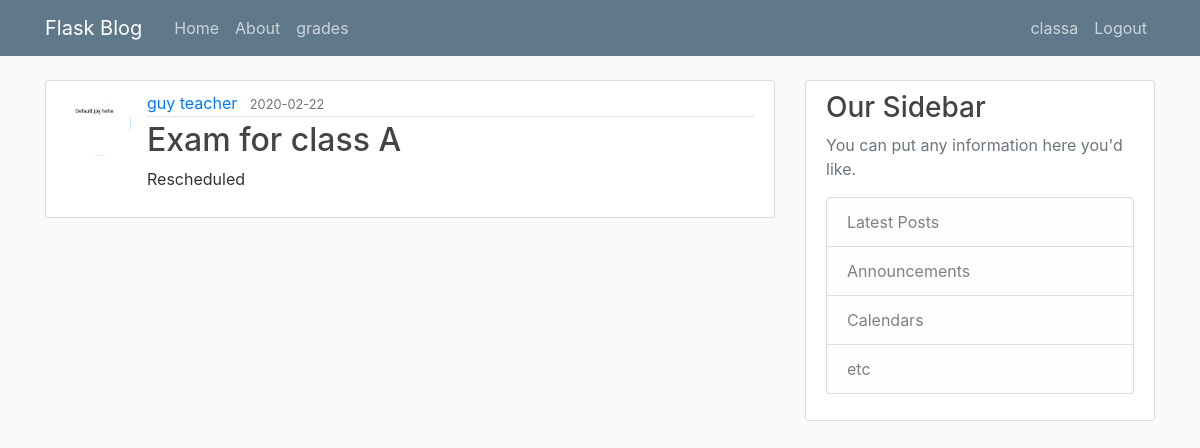
The app's page /post/1 (signed in) with its own data.
### flaskblog/models.py (models this page shows, shortened)
class User(db.Model, UserMixin):
    id = db.Column(db.Integer, primary_key=True)
    username = db.Column(db.String(20), unique=True, nullable=False)
    email = db.Column(db.String(120), unique=True, nullable=False)
    image_file = db.Column(db.String(20), nullable=False, default='default.jpg')
    password = db.Column(db.String(60), nullable=False)
    posts = db.relationship('Post', backref='author', lazy=True)
    first_name = db.Column(db.String(50), nullable=False)
    last_name = db.Column(db.String(50), nullable=False)
    access = db.Column(db.String(50), nullable=False)
    user_type = db.Column(db.String(50), nullable=False)

class Post(db.Model):
    id = db.Column(db.Integer, primary_key=True)
    title = db.Column(db.String(100), nullable=False)
    date_posted = db.Column(db.DateTime, nullable=False, default=datetime.utcnow)
    content = db.Column(db.Text, nullable=False)
    user_id = db.Column(db.Integer, db.ForeignKey('user.id'), nullable=False)
    access = db.Column(db.String(20), nullable=False)

### flaskblog/routes.py (the view)
@app.route("/post/<int:post_id>")
@login_required
def post(post_id):
    post = Post.query.get_or_404(post_id)
    return render_template('post.html', title=post.title, post=post)

### flaskblog/models.py (called while the page is built)
@login_manager.user_loader
def load_user(user_id):
    return User.query.get(int(user_id))

### flaskblog/templates/post.html (shortened to what this page needs)
{% extends "layout.html" %}
{% block content %}
  <article class="media content-section">
    <img class="rounded-circle article-img" src="{{ url_for('static', filename='profile_pics/' + post.author.image_file) }}">
    <div class="media-body">
      <div class="article-metadata">
        <a class="mr-2" href="#">{{ post.author.first_name + ' ' + post.author.last_name }}</a>
        <small class="text-muted">{{ post.date_posted.strftime('%Y-%m-%d') }}</small>
      </div>
      <h2 class="article-title">{{ post.title }}</h2>
      <p class="article-content">{{ post.content }}</p>
    </div>
  </article>
{% endblock content %}

### flaskblog/templates/layout.html (shortened to what this page needs)
<!DOCTYPE html>
<html>
<head>
    <link rel="stylesheet" href="https://maxcdn.bootstrapcdn.com/bootstrap/4.0.0/css/bootstrap.min.css">
    <link rel="stylesheet" type="text/css" href="{{ url_for('static', filename='main.css') }}">
</head>
<body>
    <header class="site-header">
      <nav class="navbar navbar-expand-md navbar-dark bg-steel fixed-top">
        <div class="container">
          <a class="navbar-brand mr-4" href="/">Flask Blog</a>
          <div class="collapse navbar-collapse" id="navbarToggle">
            <div class="navbar-nav mr-auto">
              <a class="nav-item nav-link" href="{{ url_for('home') }}">Home</a>
              <a class="nav-item nav-link" href="{{ url_for('about') }}">About</a>
              <a class="nav-item nav-link" href="{{ url_for('grade') }}">grades</a>
            </div>
            <div class="navbar-nav">
              {% if current_user.is_authenticated %}
                <a class="nav-item nav-link" href="{{ url_for('account') }}"> {{ current_user.username }} </a>
                <a class="nav-item nav-link" href="{{ url_for('logout') }}">Logout</a>
              {% else %}
                <a class="nav-item nav-link" href="{{ url_for('login') }}">Login</a>
                <a class="nav-item nav-link" href="{{ url_for('register') }}">Register</a>
              {% endif %}
            </div>
          </div>
        </div>
      </nav>
    </header>
    <main role="main" class="container">
      <div class="row">
        <div class="col-md-8">
          {% block content %}{% endblock %}
        </div>
        <div class="col-md-4">
          <div class="content-section">
            <h3>Our Sidebar</h3>
            <p class='text-muted'>You can put any information here you'd like.
              <ul class="list-group">
                <li class="list-group-item list-group-item-light">Latest Posts</li>
                <li class="list-group-item list-group-item-light">Announcements</li>
                <li class="list-group-item list-group-item-light">Calendars</li>
                <li class="list-group-item list-group-item-light">etc</li>
              </ul>
            </p>
          </div>
        </div>
      </div>
    </main>
</body>
</html>

### flaskblog/static/main.css (style rules this page uses)
body { background: #fafafa; color: #333333; margin-top: 5rem; }
h1, h2, h3, h4, h5, h6 { color: #444444; }
.bg-steel { background-color: #5f788a; }
.site-header .navbar-nav .nav-link { color: #cbd5db; }
.content-section { background: #ffffff; padding: 10px 20px; border: 1px solid #dddddd; border-radius: 3px; margin-bottom: 20px; }
.article-title { color: #444444; }
.article-content { white-space: pre-line; }
.article-img { height: 65px; width: 65px; margin-right: 16px; }
.article-metadata { padding-bottom: 1px; margin-bottom: 4px; border-bottom: 1px solid #e3e3e3 }

### records on screen
User: username "classa"
User: image_file (placeholder picture), author "guy teacher"
Post: date_posted "2020-02-22", title "Exam for class A", content "Rescheduled"
